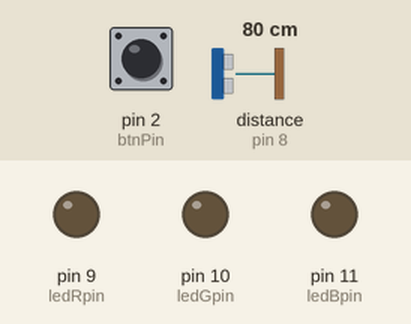
This sketch was run on a simulated Arduino Uno, built with avr-gcc and run on an emulated ATmega328P. Shown: output pins drawn as LEDs (lit = HIGH). Wiring (inferred from the names in the program): ultrasonic range finder: trigger pin 7; echo pin 8. The inputs (shaded band) are chosen by the test bench; at power-on: distance to the obstacle (sensor on pin 8) 80 cm, pin 2 (btnPin) HIGH. The echo pulse lasts 58.3 µs per cm; pins used as bus, display or sensor lines are not drawn.

Above: at 1.2 s.
1.3 s: distance to the obstacle (sensor on pin 8) set to 12 cm
2.8 s: distance to the obstacle (sensor on pin 8) set to 9 cm
At 3.9 s:
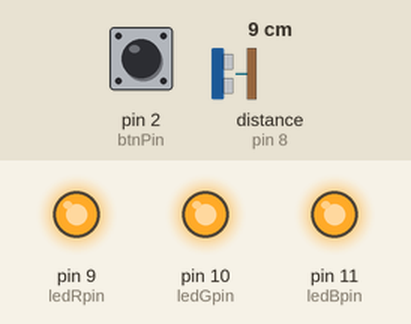
4.3 s: pin 2 (btnPin) pulled LOW for 0.15 s
At 4.53 s:
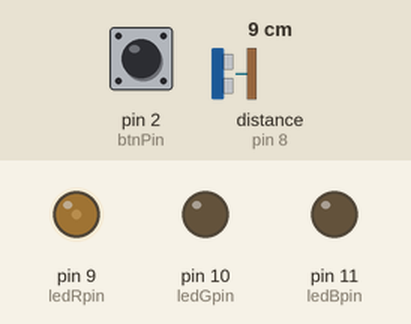
6.0 s: pin 2 (btnPin) pulled LOW for 1 s
At 8.1 s:
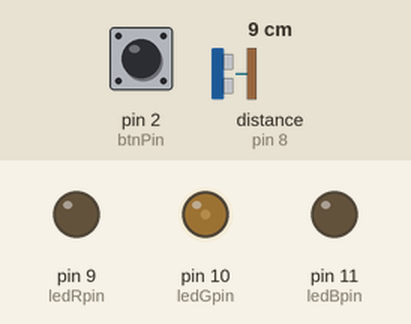
8.5 s: pin 2 (btnPin) pulled LOW for 0.15 s
At 9.9 s:
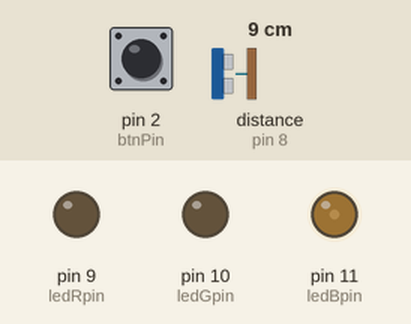
10.2 s: distance to the obstacle (sensor on pin 8) set to 18 cm
At 10.7 s:
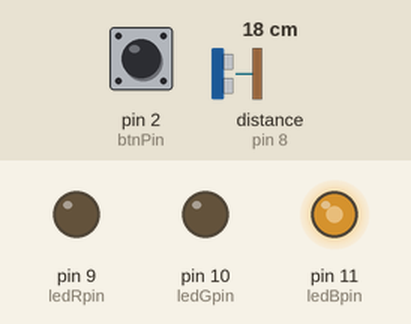
Timing chart, 0 to 12.7 s (numbered marks = the images above; inputs shaded):
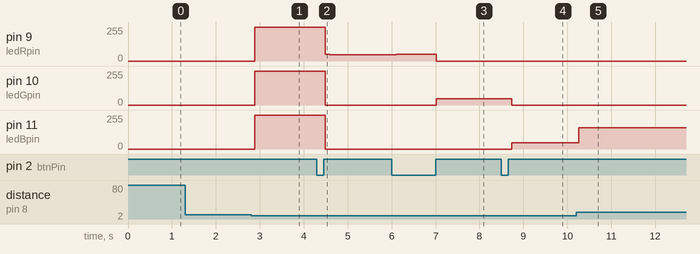

Measured:
- the behaviour switches between 11 and 10 cm on distance to the obstacle (sensor on pin 8) (found by bisection; images 0 and 1)
- after the input at 1.3 s, every drawn part: stays the same
- after the input at 2.8 s, pin 9 (ledRpin), pin 10 (ledGpin), pin 11 (ledBpin): 0/255 → 255/255 after 0.09 s
- after the input at 4.3 s, pin 9 (ledRpin): 255/255 → 50/255 after 0.19 s, → 46/255 0.10 s later; pin 10 (ledGpin), pin 11 (ledBpin): 255/255 → 0/255 after 0.19 s
- after the input at 6.0 s, pin 9 (ledRpin): 46/255 → 50/255 after 0.11 s, → 0/255 0.91 s later; pin 10 (ledGpin): 0/255 → 46/255 after 1.0 s
- after the input at 8.5 s, pin 10 (ledGpin): 46/255 → 0/255 after 0.24 s; pin 11 (ledBpin): 0/255 → 46/255 after 0.24 s
- after the input at 10.2 s, pin 11 (ledBpin): 46/255 → 161/255 after 0.06 s

The sketch:

motion_sensor_led.ino
```cpp
// TODO:
// - hold button for a second to turn off led and then ignore the distance sensor for a few seconds to let user move hand away
// - save color to chip for if the thing loses power
// - create header files and organize the declarations here a bit better

// if the sensor detects something this close or closer, LED will turn on
const float ACTIVATION_DISTANCE = 10.0;

// the minimum distance you must place your hand when getting input
// any closer than this sets the value to 0
const float MINIMUM_INPUT_DISTANCE = 5.0;

// the range over which the distance matters when taking input
// with a range of 20.0, each centimeter = 5% brightness
// if your hand >= MINIMUM_INPUT_DISTANCE + SENSOR_RANGE cm away from the sensor, brightness will be 100%
const float SENSOR_RANGE = 20.0;

const unsigned long INTERVAL_LED_SHOULD_STAY_LIT_FOR = 3 * 60 * 1000; // 3 minutes

int trigPin = 7;
int echoPin = 8;

int btnPin = 2;
boolean btnCurrentState = HIGH;
boolean btnPreviousState = HIGH;

int ledRpin = 9;
int ledGpin = 10;
int ledBpin = 11;
float ledRvalue = 255;
float ledGvalue = 255;
float ledBvalue = 255;
float newValue = 255;
unsigned long timeLEDWasTurnedOn = 0;

const long programInterval = 100;
unsigned long currentTime;

enum State {
  LED_OFF,
  LED_ON,
  GET_R,
  GET_G,
  GET_B
};

State currentState = LED_OFF;

void setup () {
  pinMode(ledRpin, OUTPUT);
  pinMode(ledGpin, OUTPUT);
  pinMode(ledBpin, OUTPUT);

  pinMode(echoPin, INPUT);
  pinMode(trigPin, OUTPUT);

  pinMode(btnPin, INPUT_PULLUP);
}

void loop () {
  currentTime = millis();

  listenForButtonPress();

  switch (currentState) {
    case LED_OFF:
      if (getDistance() < ACTIVATION_DISTANCE) {
        turnLEDOn();
      }

      break;

    case LED_ON:
      if (currentTime - timeLEDWasTurnedOn >= INTERVAL_LED_SHOULD_STAY_LIT_FOR) {
        turnLEDOff();
      }

      break;

    case GET_R:
      newValue = askForColorInput();

      setLED(newValue, 0, 0);

      ledRvalue = newValue;

      break;

    case GET_G:
      newValue = askForColorInput();

      setLED(0, newValue, 0);

      ledGvalue = newValue;

      break;

    case GET_B:
      newValue = askForColorInput();

      setLED(0, 0, newValue);

      ledBvalue = newValue;

      break;
  }

  delay(programInterval);
}

float getDistance () {
  digitalWrite(trigPin, LOW);
  delayMicroseconds(2);

  digitalWrite(trigPin, HIGH);
  delayMicroseconds(10);

  digitalWrite(trigPin, LOW);

  long duration = pulseIn(echoPin, HIGH);
  float distance = duration / 58.2; // distance in cm

  return distance;
}

void setLED (float r, float g, float b) {
  analogWrite(ledRpin, r);
  analogWrite(ledGpin, g);
  analogWrite(ledBpin, b);
}

void turnLEDOn () {
  setLED(ledRvalue, ledGvalue, ledBvalue);

  timeLEDWasTurnedOn = millis();

  currentState = LED_ON;
}

void turnLEDOff () {
  setLED(0, 0, 0);

  currentState = LED_OFF;
}

float askForColorInput () {
  float inputValue = (float)((float)((getDistance() - MINIMUM_INPUT_DISTANCE) / SENSOR_RANGE) * 256.0) - 1.0;

  if (inputValue > 255) inputValue = 255;
  if (inputValue < 0) inputValue = 0;

  return inputValue;
}

void listenForButtonPress () {
  btnPreviousState = btnCurrentState;
  btnCurrentState = digitalRead(btnPin);

  if (btnPreviousState == LOW && btnCurrentState == HIGH) {
    switchState();
  }
}

void switchState () {
  switch (currentState) {
    case LED_OFF:
    case LED_ON:
      currentState = GET_R;

      break;

    case GET_R:
      currentState = GET_G;

      break;

    case GET_G:
      currentState = GET_B;

      break;

    case GET_B:
      turnLEDOff();

      break;
  }
}
```
